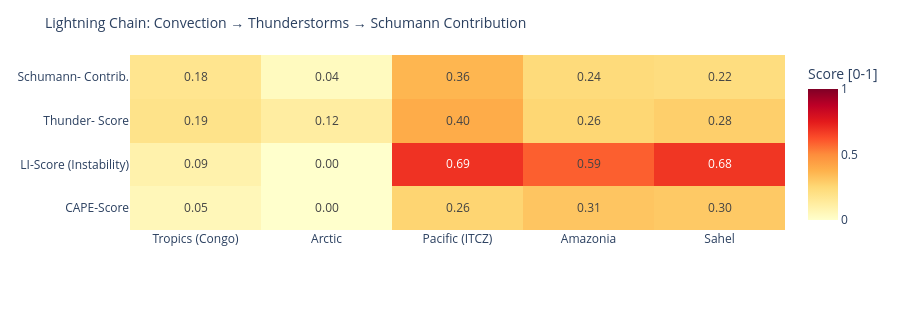

Notebook source saved alongside this figure:
### Code cell
# ============================================================
# LIGHTNING CHAIN: Convection → Thunderstorms → Schumann
# Shows the causal chain per measurement point as heatmap
# ============================================================

def cape_score(v):
    """CAPE → normalized score [0,1]"""
    if v is None or pd.isna(v): return 0.0
    return min(1.0, float(v) / 3000)

def li_score(v):
    """Lifted Index: negative = unstable → score [0,1]"""
    if v is None or pd.isna(v): return 0.3
    return min(1.0, max(0.0, (-float(v) + 6) / 12))

def cloud_score(v):
    if v is None or pd.isna(v): return 0.3
    return float(v) / 100

def thunder_score(row):
    """Kombinierter Gewitterwahrscheinlichkeits-Score
    CAPE + LI + Bedeckung + WMO-Gewitter + konvektiver Niederschlag (showers)
    Hinweis: X-Ray und Kp sind kein Bestandteil – nur geomagn./solarer Kontext.
    """
    cs = cape_score(row.get('cape'))
    ls = li_score(row.get('li'))
    cl = cloud_score(row.get('cloud'))
    t  = 1.0 if row.get('thunderstorm') else 0.0
    # Convective precipitation (showers) as additional indicator
    sh = min(1.0, (row.get('showers') or 0) / 5.0)
    return round(cs * 0.30 + ls * 0.25 + cl * 0.15 + t * 0.20 + sh * 0.10, 3)

def schumann_contribution(t_score, lat):
    """Schumann contribution: higher in tropics (±30°), scaled by thunderstorm score"""
    lat_weight = max(0.3, 1.0 - abs(lat) / 60)
    return round(t_score * lat_weight, 3)

df_atm['cape_score']   = df_atm.apply(lambda r: cape_score(r['cape']), axis=1)
df_atm['li_score']     = df_atm.apply(lambda r: li_score(r['li']),    axis=1)
df_atm['thunder_score']= df_atm.apply(lambda r: thunder_score(r.to_dict()), axis=1)
df_atm['schumann_contribution'] = df_atm.apply(
    lambda r: schumann_contribution(r['thunder_score'], r['lat']), axis=1)

metrics = ['cape_score', 'li_score', 'thunder_score', 'schumann_contribution']
labels  = ['CAPE-Score', 'LI-Score\n(Instability)', 'Thunder-\nScore', 'Schumann-\nContrib.']
z_data  = [df_atm[m].tolist() for m in metrics]

fig = go.Figure(go.Heatmap(
    z=z_data,
    x=df_atm['point'].tolist(),
    y=labels,
    colorscale='YlOrRd',
    zmin=0, zmax=1,
    text=[[f'{v:.2f}' for v in row] for row in z_data],
    texttemplate='%{text}', textfont=dict(size=12),
    colorbar=dict(title='Score [0-1]')
))
fig.update_layout(
    title=dict(text='Lightning Chain: Convection → Thunderstorms → Schumann Contribution', font=dict(size=14)),
    height=310,
    plot_bgcolor='rgba(0,0,0,0)', paper_bgcolor='rgba(0,0,0,0)',
    margin=dict(l=130, r=80, t=55, b=80)
)
fig.show()

### Figure 1 — Plotly figure (JSON) as saved in the notebook; plotly's stock layout.template omitted (floating-point values rounded to 4 significant figures)
{"data": [{"colorbar": {"title": {"text": "Score [0-1]"}}, "colorscale": [[0.0, "rgb(255,255,204)"], [0.125, "rgb(255,237,160)"], [0.25, "rgb(254,217,118)"], [0.375, "rgb(254,178,76)"], [0.5, "rgb(253,141,60)"], [0.625, "rgb(252,78,42)"], [0.75, "rgb(227,26,28)"], [0.875, "rgb(189,0,38)"], [1.0, "rgb(128,0,38)"]], "text": [["0.05", "0.00", "0.26", "0.31", "0.30"], ["0.09", "0.00", "0.69", "0.59", "0.68"], ["0.19", "0.12", "0.40", "0.26", "0.28"], ["0.18", "0.04", "0.36", "0.24", "0.22"]], "textfont": {"size": 12}, "texttemplate": "%{text}", "type": "heatmap", "x": ["Tropics (Congo)", "Arctic", "Pacific (ITCZ)", "Amazonia", "Sahel"], "y": ["CAPE-Score", "LI-Score\n(Instability)", "Thunder-\nScore", "Schumann-\nContrib."], "z": [[0.05333, 0.0, 0.2633, 0.3133, 0.3], [0.09167, 0.0, 0.6917, 0.5917, 0.6833], [0.189, 0.123, 0.396, 0.257, 0.283], [0.176, 0.037, 0.363, 0.236, 0.222]], "zmax": 1, "zmin": 0}], "layout": {"height": 310, "margin": {"b": 80, "l": 130, "r": 80, "t": 55}, "paper_bgcolor": "rgba(0,0,0,0)", "plot_bgcolor": "rgba(0,0,0,0)", "title": {"font": {"size": 14}, "text": "Lightning Chain: Convection → Thunderstorms → Schumann Contribution"}}}
